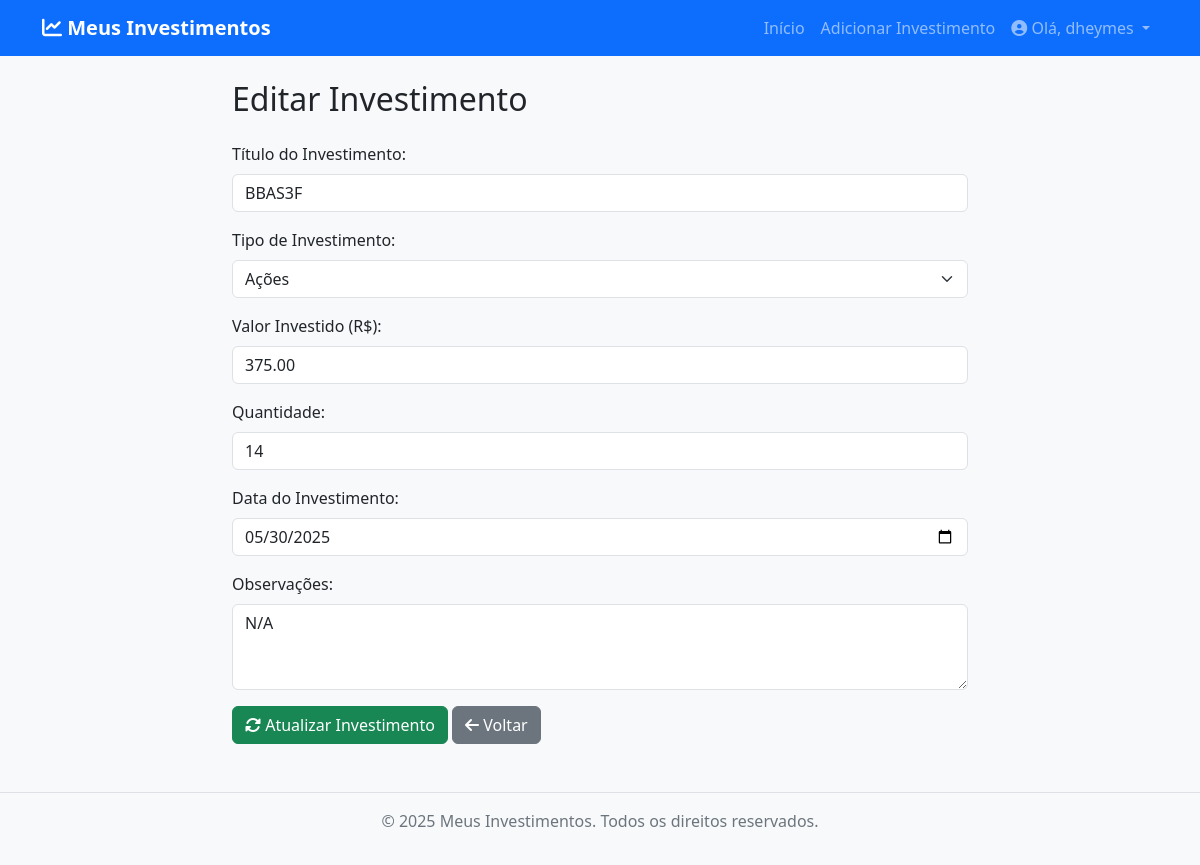
/editar.php?id=4 (signed in), run on the app's committed database.
### tables this page shows
CREATE TABLE `investimentos` (
  `id` int(11) NOT NULL,
  `user_id` int(11) NOT NULL,
  `titulo` varchar(255) NOT NULL,
  `tipo` varchar(100) NOT NULL,
  `valor` decimal(10,2) NOT NULL,
  `quantidade` int(11) NOT NULL DEFAULT 1,
  `data_investimento` date NOT NULL,
  `observacoes` text DEFAULT NULL,
  `data_criacao` timestamp NOT NULL DEFAULT current_timestamp()
);

### editar.php (the view, shortened to what this page needs)
<?php
include_once 'config/database.php';
include_once 'includes/header.php';
$investimento = null;
$user_id = $_SESSION['id'];
if (isset($_GET['id'])) {
    $id = intval($_GET['id']);
    $stmt = $conn->prepare("SELECT * FROM investimentos WHERE id = :id AND user_id = :user_id");
    $stmt->bindParam(':id', $id);
    $stmt->bindParam(':user_id', $user_id);
    $stmt->execute();
    $investimento = $stmt->fetch(PDO::FETCH_ASSOC);
} else {
    header("Location: index.php");
    exit();
}
if (isset($id) && $investimento) {
    $stmt_refetch = $conn->prepare("SELECT * FROM investimentos WHERE id = :id AND user_id = :user_id");
    $stmt_refetch->bindParam(':id', $id);
    $stmt_refetch->bindParam(':user_id', $user_id);
    $stmt_refetch->execute();
    $investimento = $stmt_refetch->fetch(PDO::FETCH_ASSOC);
}
?>
<div class="row">
    <div class="col-md-8 offset-md-2">
        <h2 class="mb-4">Editar Investimento</h2>
        <?php if ($investimento): ?>
        <form action="editar.php?id=<?php echo htmlspecialchars($investimento['id']); ?>" method="POST">
            <div class="mb-3">
                <label for="titulo" class="form-label">Título do Investimento:</label>
                <input type="text" class="form-control" id="titulo" name="titulo" value="<?php echo htmlspecialchars($investimento['titulo']); ?>" required>
            </div>
            <div class="mb-3">
                <label for="tipo" class="form-label">Tipo de Investimento:</label>
                <select class="form-select" id="tipo" name="tipo" required>
                    <option value="Ações" <?php echo ($investimento['tipo'] == 'Ações') ? 'selected' : ''; ?>>Ações</option>
                </select>
            </div>
            <div class="mb-3">
                <label for="valor" class="form-label">Valor Investido (R$):</label>
                <input type="number" step="0.01" class="form-control" id="valor" name="valor" value="<?php echo htmlspecialchars($investimento['valor']); ?>" required>
            </div>
            <div class="mb-3">
                <label for="quantidade" class="form-label">Quantidade:</label>
                <input type="number" class="form-control" id="quantidade" name="quantidade" value="<?php echo htmlspecialchars($investimento['quantidade']); ?>" required min="1">
            </div>
            <div class="mb-3">
                <label for="data_investimento" class="form-label">Data do Investimento:</label>
                <input type="date" class="form-control" id="data_investimento" name="data_investimento" value="<?php echo htmlspecialchars($investimento['data_investimento']); ?>" required>
            </div>
            <div class="mb-3">
                <label for="observacoes" class="form-label">Observações:</label>
                <textarea class="form-control" id="observacoes" name="observacoes" rows="3"><?php echo htmlspecialchars($investimento['observacoes']); ?></textarea>
            </div>
            <button type="submit" class="btn btn-success"><i class="fas fa-sync-alt"></i> Atualizar Investimento</button>
            <a href="index.php" class="btn btn-secondary"><i class="fas fa-arrow-left"></i> Voltar</a>
        </form>
        <?php else: ?>
            <div class="alert alert-danger" role="alert">
                Investimento não encontrado.
            </div>
        <?php endif; ?>
    </div>
</div>
<?php include_once 'includes/footer.php'; ?>

### css/style.css (style rules this page uses)
body { background-color: #f8f9fa; }

### data on the page
investimentos: titulo "BBAS3F", tipo "Ações", valor "375.00", quantidade "14", data_investimento "05/30/2025", observacoes "N/A"

### other printed values
$_SESSION['username'] "dheymes"
